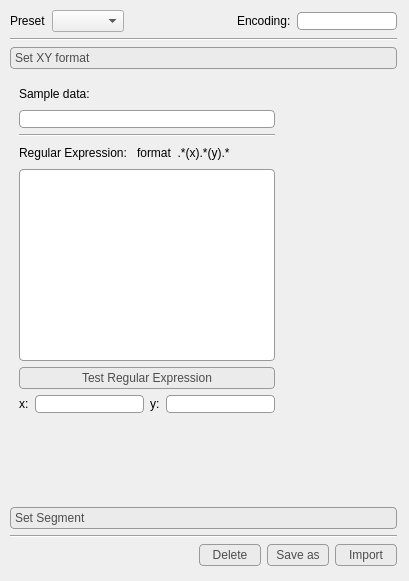
<?xml version="1.0" encoding="UTF-8"?>
<ui version="4.0">
 <class>Form</class>
 <widget class="QWidget" name="Form">
  <property name="geometry">
   <rect>
    <x>0</x>
    <y>0</y>
    <width>409</width>
    <height>581</height>
   </rect>
  </property>
  <property name="sizePolicy">
   <sizepolicy hsizetype="Preferred" vsizetype="Expanding">
    <horstretch>0</horstretch>
    <verstretch>0</verstretch>
   </sizepolicy>
  </property>
  <property name="windowTitle">
   <string>Import Setting</string>
  </property>
  <property name="styleSheet">
   <string notr="true">/* Style sheet for the buttons */
QPushButton {
	color: rgb(76, 76, 76);
	background-color: rgb(235, 235, 235);
	border: 1px solid rgb(153, 153, 153);
	border-radius: 4px;
	min-width: 60px;
	min-height: 20px;
}

QPushButton:pressed {
    background-color: rgb(204, 204, 204);
}

QPushButton:default {
	border-color: rgb(76, 76, 76);
}

/*Style sheet for other elements*/
QToolBox:tab {
	color: rgb(76, 76, 76);
	background-color: rgb(235, 235, 235);
	border: 1px solid rgb(153, 153, 153);
	border-radius: 4px;
}

QLineEdit {
	border: 1px solid rgb(153, 153, 153);
	border-radius: 4px;
}

QPlainTextEdit {
	border: 1px solid rgb(153, 153, 153);
	border-radius: 4px;
	background-color: palette(base);
    /*See https://forum.qt.io/topic/62608/qtextedit-doesn-t-display-its-corner-with-border-radius/3*/
}</string>
  </property>
  <widget class="QWidget" name="layoutWidget">
   <property name="geometry">
    <rect>
     <x>10</x>
     <y>10</y>
     <width>387</width>
     <height>556</height>
    </rect>
   </property>
   <layout class="QVBoxLayout" name="verticalLayout_7">
    <item>
     <layout class="QHBoxLayout" name="horizontalLayout_12">
      <item>
       <layout class="QHBoxLayout" name="horizontalLayout">
        <item>
         <widget class="QLabel" name="label">
          <property name="text">
           <string>Preset</string>
          </property>
         </widget>
        </item>
        <item>
         <widget class="QComboBox" name="combo_box_presets">
          <property name="sizePolicy">
           <sizepolicy hsizetype="Expanding" vsizetype="Fixed">
            <horstretch>0</horstretch>
            <verstretch>0</verstretch>
           </sizepolicy>
          </property>
         </widget>
        </item>
       </layout>
      </item>
      <item>
       <spacer name="horizontalSpacer">
        <property name="orientation">
         <enum>Qt::Horizontal</enum>
        </property>
        <property name="sizeHint" stdset="0">
         <size>
          <width>40</width>
          <height>20</height>
         </size>
        </property>
       </spacer>
      </item>
      <item>
       <layout class="QHBoxLayout" name="horizontalLayout_2">
        <item>
         <widget class="QLabel" name="label_11">
          <property name="sizePolicy">
           <sizepolicy hsizetype="Minimum" vsizetype="Preferred">
            <horstretch>0</horstretch>
            <verstretch>0</verstretch>
           </sizepolicy>
          </property>
          <property name="text">
           <string>Encoding:</string>
          </property>
         </widget>
        </item>
        <item>
         <widget class="QLineEdit" name="line_edit_decode">
          <property name="sizePolicy">
           <sizepolicy hsizetype="Minimum" vsizetype="Fixed">
            <horstretch>0</horstretch>
            <verstretch>0</verstretch>
           </sizepolicy>
          </property>
          <property name="maximumSize">
           <size>
            <width>100</width>
            <height>16777215</height>
           </size>
          </property>
         </widget>
        </item>
       </layout>
      </item>
     </layout>
    </item>
    <item>
     <widget class="Line" name="line">
      <property name="orientation">
       <enum>Qt::Horizontal</enum>
      </property>
     </widget>
    </item>
    <item>
     <widget class="QToolBox" name="toolBox">
      <property name="currentIndex">
       <number>0</number>
      </property>
      <widget class="QWidget" name="page_1">
       <property name="geometry">
        <rect>
         <x>0</x>
         <y>0</y>
         <width>385</width>
         <height>384</height>
        </rect>
       </property>
       <attribute name="label">
        <string>Set XY format</string>
       </attribute>
       <layout class="QFormLayout" name="formLayout">
        <item row="1" column="0">
         <layout class="QVBoxLayout" name="verticalLayout_3">
          <item>
           <layout class="QVBoxLayout" name="verticalLayout_2">
            <item>
             <layout class="QHBoxLayout" name="horizontalLayout_13">
              <item>
               <widget class="QLabel" name="label_4">
                <property name="text">
                 <string>Sample data:</string>
                </property>
               </widget>
              </item>
              <item>
               <spacer name="horizontalSpacer_6">
                <property name="orientation">
                 <enum>Qt::Horizontal</enum>
                </property>
                <property name="sizeHint" stdset="0">
                 <size>
                  <width>40</width>
                  <height>20</height>
                 </size>
                </property>
               </spacer>
              </item>
             </layout>
            </item>
            <item>
             <widget class="QLineEdit" name="line_edit_sample">
              <property name="sizePolicy">
               <sizepolicy hsizetype="Expanding" vsizetype="Preferred">
                <horstretch>0</horstretch>
                <verstretch>0</verstretch>
               </sizepolicy>
              </property>
             </widget>
            </item>
           </layout>
          </item>
          <item>
           <widget class="Line" name="line_4">
            <property name="orientation">
             <enum>Qt::Horizontal</enum>
            </property>
           </widget>
          </item>
          <item>
           <layout class="QVBoxLayout" name="verticalLayout">
            <item>
             <layout class="QHBoxLayout" name="horizontalLayout_7">
              <item>
               <widget class="QLabel" name="label_3">
                <property name="text">
                 <string>Regular Expression: </string>
                </property>
               </widget>
              </item>
              <item>
               <widget class="QLabel" name="label_2">
                <property name="text">
                 <string>format  .*(x).*(y).*</string>
                </property>
               </widget>
              </item>
              <item>
               <spacer name="horizontalSpacer_4">
                <property name="orientation">
                 <enum>Qt::Horizontal</enum>
                </property>
                <property name="sizeHint" stdset="0">
                 <size>
                  <width>40</width>
                  <height>20</height>
                 </size>
                </property>
               </spacer>
              </item>
             </layout>
            </item>
            <item>
             <widget class="QPlainTextEdit" name="text_edit_regular_expression">
              <property name="sizePolicy">
               <sizepolicy hsizetype="Expanding" vsizetype="Preferred">
                <horstretch>0</horstretch>
                <verstretch>0</verstretch>
               </sizepolicy>
              </property>
              <property name="maximumSize">
               <size>
                <width>16777215</width>
                <height>16777215</height>
               </size>
              </property>
             </widget>
            </item>
           </layout>
          </item>
          <item>
           <layout class="QVBoxLayout" name="verticalLayout_4">
            <item>
             <widget class="QPushButton" name="button_test_regular_expression">
              <property name="minimumSize">
               <size>
                <width>62</width>
                <height>22</height>
               </size>
              </property>
              <property name="text">
               <string>Test Regular Expression</string>
              </property>
             </widget>
            </item>
            <item>
             <layout class="QHBoxLayout" name="horizontalLayout_5">
              <item>
               <layout class="QHBoxLayout" name="horizontalLayout_4">
                <item>
                 <widget class="QLabel" name="label_6">
                  <property name="text">
                   <string>x:</string>
                  </property>
                 </widget>
                </item>
                <item>
                 <widget class="QLineEdit" name="line_edit_result_x">
                  <property name="sizePolicy">
                   <sizepolicy hsizetype="Expanding" vsizetype="Preferred">
                    <horstretch>0</horstretch>
                    <verstretch>0</verstretch>
                   </sizepolicy>
                  </property>
                 </widget>
                </item>
               </layout>
              </item>
              <item>
               <layout class="QHBoxLayout" name="horizontalLayout_3">
                <item>
                 <widget class="QLabel" name="label_7">
                  <property name="text">
                   <string>y:</string>
                  </property>
                 </widget>
                </item>
                <item>
                 <widget class="QLineEdit" name="line_edit_result_y">
                  <property name="sizePolicy">
                   <sizepolicy hsizetype="Expanding" vsizetype="Preferred">
                    <horstretch>0</horstretch>
                    <verstretch>0</verstretch>
                   </sizepolicy>
                  </property>
                 </widget>
                </item>
               </layout>
              </item>
             </layout>
            </item>
           </layout>
          </item>
         </layout>
        </item>
       </layout>
      </widget>
      <widget class="QWidget" name="page_2">
       <property name="geometry">
        <rect>
         <x>0</x>
         <y>0</y>
         <width>385</width>
         <height>384</height>
        </rect>
       </property>
       <attribute name="label">
        <string>Set Segment</string>
       </attribute>
       <layout class="QVBoxLayout" name="verticalLayout_5">
        <item>
         <layout class="QVBoxLayout" name="verticalLayout_6">
          <item>
           <layout class="QHBoxLayout" name="horizontalLayout_8">
            <item>
             <widget class="QLabel" name="label_8">
              <property name="sizePolicy">
               <sizepolicy hsizetype="Preferred" vsizetype="Preferred">
                <horstretch>0</horstretch>
                <verstretch>0</verstretch>
               </sizepolicy>
              </property>
              <property name="text">
               <string>Ignore Lines Before:</string>
              </property>
             </widget>
            </item>
            <item>
             <widget class="QLineEdit" name="line_edit_ignore_line">
              <property name="sizePolicy">
               <sizepolicy hsizetype="Expanding" vsizetype="Preferred">
                <horstretch>0</horstretch>
                <verstretch>0</verstretch>
               </sizepolicy>
              </property>
              <property name="maximumSize">
               <size>
                <width>16777215</width>
                <height>16777215</height>
               </size>
              </property>
             </widget>
            </item>
            <item>
             <spacer name="horizontalSpacer_2">
              <property name="orientation">
               <enum>Qt::Horizontal</enum>
              </property>
              <property name="sizeHint" stdset="0">
               <size>
                <width>40</width>
                <height>20</height>
               </size>
              </property>
             </spacer>
            </item>
           </layout>
          </item>
          <item>
           <widget class="QRadioButton" name="radio_button_no_segment">
            <property name="toolTip">
             <string>&lt;html&gt;&lt;head/&gt;&lt;body&gt;&lt;p&gt;&lt;span style=&quot; font-size:14pt;&quot;&gt;Choose this if your data looks like:&lt;/span&gt;&lt;/p&gt;&lt;p&gt;&lt;span style=&quot; font-size:14pt;&quot;&gt;x&lt;/span&gt;&lt;span style=&quot; font-size:14pt; vertical-align:sub;&quot;&gt;1&lt;/span&gt;&lt;span style=&quot; font-size:14pt;&quot;&gt;, y&lt;/span&gt;&lt;span style=&quot; font-size:14pt; vertical-align:sub;&quot;&gt;1&lt;br/&gt;&lt;/span&gt;&lt;span style=&quot; font-size:14pt;&quot;&gt;x&lt;/span&gt;&lt;span style=&quot; font-size:14pt; vertical-align:sub;&quot;&gt;2&lt;/span&gt;&lt;span style=&quot; font-size:14pt;&quot;&gt;, y&lt;/span&gt;&lt;span style=&quot; font-size:14pt; vertical-align:sub;&quot;&gt;2&lt;br/&gt;&lt;/span&gt;&lt;span style=&quot; font-size:14pt;&quot;&gt;...&lt;br/&gt;x&lt;/span&gt;&lt;span style=&quot; font-size:14pt; vertical-align:sub;&quot;&gt;n&lt;/span&gt;&lt;span style=&quot; font-size:14pt;&quot;&gt;, y&lt;/span&gt;&lt;span style=&quot; font-size:14pt; vertical-align:sub;&quot;&gt;n&lt;/span&gt;&lt;/p&gt;&lt;/body&gt;&lt;/html&gt;</string>
            </property>
            <property name="text">
             <string>No Segment</string>
            </property>
           </widget>
          </item>
          <item>
           <widget class="Line" name="line_2">
            <property name="orientation">
             <enum>Qt::Horizontal</enum>
            </property>
           </widget>
          </item>
          <item>
           <widget class="QRadioButton" name="radio_button_split">
            <property name="toolTip">
             <string>&lt;html&gt;&lt;head/&gt;&lt;body&gt;&lt;p&gt;Choose this to split the data into different segments&lt;/p&gt;&lt;/body&gt;&lt;/html&gt;</string>
            </property>
            <property name="text">
             <string>Split Segments</string>
            </property>
            <property name="checkable">
             <bool>true</bool>
            </property>
            <property name="checked">
             <bool>false</bool>
            </property>
            <property name="autoRepeat">
             <bool>false</bool>
            </property>
           </widget>
          </item>
          <item>
           <layout class="QHBoxLayout" name="horizontalLayout_9">
            <item>
             <widget class="QLabel" name="label_segment_separator">
              <property name="sizePolicy">
               <sizepolicy hsizetype="Preferred" vsizetype="Preferred">
                <horstretch>0</horstretch>
                <verstretch>0</verstretch>
               </sizepolicy>
              </property>
              <property name="toolTip">
               <string>&lt;html&gt;&lt;head/&gt;&lt;body&gt;&lt;p&gt;&lt;span style=&quot; font-size:14pt;&quot;&gt;Use this if your data has some &lt;/span&gt;&lt;span style=&quot; font-size:14pt; color:#0000ff;&quot;&gt;separator&lt;/span&gt;&lt;span style=&quot; font-size:14pt;&quot;&gt;s like:&lt;/span&gt;&lt;/p&gt;&lt;p&gt;&lt;span style=&quot; font-size:14pt;&quot;&gt;x&lt;/span&gt;&lt;span style=&quot; font-size:14pt; vertical-align:sub;&quot;&gt;11&lt;/span&gt;&lt;span style=&quot; font-size:14pt;&quot;&gt;, y&lt;/span&gt;&lt;span style=&quot; font-size:14pt; vertical-align:sub;&quot;&gt;11&lt;br/&gt;&lt;/span&gt;&lt;span style=&quot; font-size:14pt;&quot;&gt;x&lt;/span&gt;&lt;span style=&quot; font-size:14pt; vertical-align:sub;&quot;&gt;12&lt;/span&gt;&lt;span style=&quot; font-size:14pt;&quot;&gt;, y&lt;/span&gt;&lt;span style=&quot; font-size:14pt; vertical-align:sub;&quot;&gt;12&lt;/span&gt;&lt;span style=&quot; font-size:14pt;&quot;&gt;,&lt;br/&gt;...&lt;br/&gt;x&lt;/span&gt;&lt;span style=&quot; font-size:14pt; vertical-align:sub;&quot;&gt;1n&lt;/span&gt;&lt;span style=&quot; font-size:14pt;&quot;&gt;, y&lt;/span&gt;&lt;span style=&quot; font-size:14pt; vertical-align:sub;&quot;&gt;1n&lt;/span&gt;&lt;/p&gt;&lt;p&gt;&lt;span style=&quot; font-size:14pt; color:#0000ff;&quot;&gt;separator&lt;/span&gt;&lt;/p&gt;&lt;p&gt;&lt;span style=&quot; font-size:14pt;&quot;&gt;x&lt;/span&gt;&lt;span style=&quot; font-size:14pt; vertical-align:sub;&quot;&gt;21&lt;/span&gt;&lt;span style=&quot; font-size:14pt;&quot;&gt;, y&lt;/span&gt;&lt;span style=&quot; font-size:14pt; vertical-align:sub;&quot;&gt;21&lt;br/&gt;&lt;/span&gt;&lt;span style=&quot; font-size:14pt;&quot;&gt;x&lt;/span&gt;&lt;span style=&quot; font-size:14pt; vertical-align:sub;&quot;&gt;22&lt;/span&gt;&lt;span style=&quot; font-size:14pt;&quot;&gt;, y&lt;/span&gt;&lt;span style=&quot; font-size:14pt; vertical-align:sub;&quot;&gt;22&lt;/span&gt;&lt;span style=&quot; font-size:14pt;&quot;&gt;,&lt;br/&gt;...&lt;br/&gt;x&lt;/span&gt;&lt;span style=&quot; font-size:14pt; vertical-align:sub;&quot;&gt;2n&lt;/span&gt;&lt;span style=&quot; font-size:14pt;&quot;&gt;, y&lt;/span&gt;&lt;span style=&quot; font-size:14pt; vertical-align:sub;&quot;&gt;2n&lt;/span&gt;&lt;/p&gt;&lt;p&gt;&lt;span style=&quot; font-size:14pt; color:#0000ff;&quot;&gt;separator&lt;/span&gt;&lt;/p&gt;&lt;p&gt;&lt;span style=&quot; font-size:14pt;&quot;&gt;...&lt;/span&gt;&lt;/p&gt;&lt;/body&gt;&lt;/html&gt;</string>
              </property>
              <property name="text">
               <string>Segment Separator:</string>
              </property>
             </widget>
            </item>
            <item>
             <spacer name="horizontalSpacer_5">
              <property name="orientation">
               <enum>Qt::Horizontal</enum>
              </property>
              <property name="sizeHint" stdset="0">
               <size>
                <width>40</width>
                <height>20</height>
               </size>
              </property>
             </spacer>
            </item>
           </layout>
          </item>
          <item>
           <widget class="QLineEdit" name="line_edit_segment_separate">
            <property name="sizePolicy">
             <sizepolicy hsizetype="Preferred" vsizetype="Fixed">
              <horstretch>0</horstretch>
              <verstretch>0</verstretch>
             </sizepolicy>
            </property>
            <property name="maximumSize">
             <size>
              <width>1677215</width>
              <height>16777215</height>
             </size>
            </property>
           </widget>
          </item>
          <item>
           <spacer name="verticalSpacer">
            <property name="orientation">
             <enum>Qt::Vertical</enum>
            </property>
            <property name="sizeHint" stdset="0">
             <size>
              <width>20</width>
              <height>40</height>
             </size>
            </property>
           </spacer>
          </item>
         </layout>
        </item>
       </layout>
      </widget>
     </widget>
    </item>
    <item>
     <widget class="Line" name="line_3">
      <property name="orientation">
       <enum>Qt::Horizontal</enum>
      </property>
     </widget>
    </item>
    <item>
     <layout class="QHBoxLayout" name="horizontalLayout_14">
      <item>
       <spacer name="horizontalSpacer_3">
        <property name="orientation">
         <enum>Qt::Horizontal</enum>
        </property>
        <property name="sizeHint" stdset="0">
         <size>
          <width>40</width>
          <height>20</height>
         </size>
        </property>
       </spacer>
      </item>
      <item>
       <widget class="QPushButton" name="button_delete">
        <property name="sizePolicy">
         <sizepolicy hsizetype="Fixed" vsizetype="Fixed">
          <horstretch>0</horstretch>
          <verstretch>0</verstretch>
         </sizepolicy>
        </property>
        <property name="text">
         <string>Delete</string>
        </property>
       </widget>
      </item>
      <item>
       <widget class="QPushButton" name="button_save_as">
        <property name="sizePolicy">
         <sizepolicy hsizetype="Fixed" vsizetype="Fixed">
          <horstretch>0</horstretch>
          <verstretch>0</verstretch>
         </sizepolicy>
        </property>
        <property name="text">
         <string>Save as</string>
        </property>
       </widget>
      </item>
      <item>
       <widget class="QPushButton" name="button_import">
        <property name="text">
         <string>Import</string>
        </property>
       </widget>
      </item>
     </layout>
    </item>
   </layout>
  </widget>
 </widget>
 <resources/>
 <connections/>
</ui>
